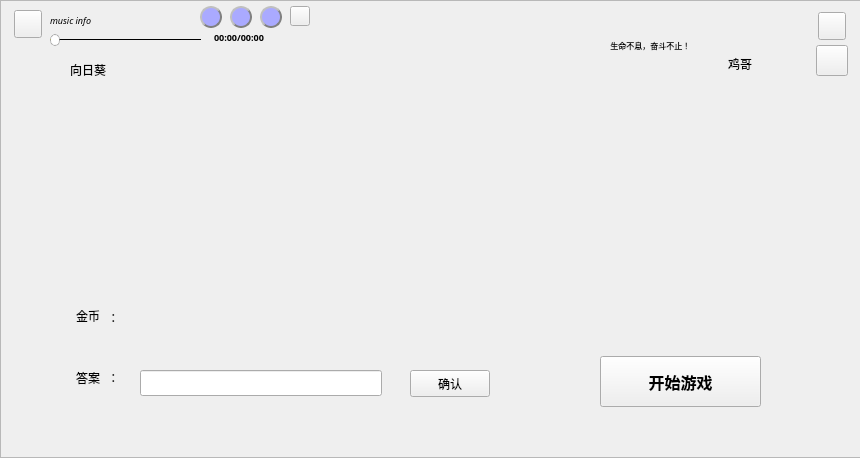
<?xml version="1.0" encoding="UTF-8"?>
<ui version="4.0">
 <class>MainWindow</class>
 <widget class="QMainWindow" name="MainWindow">
  <property name="enabled">
   <bool>true</bool>
  </property>
  <property name="geometry">
   <rect>
    <x>0</x>
    <y>0</y>
    <width>860</width>
    <height>458</height>
   </rect>
  </property>
  <property name="font">
   <font>
    <pointsize>9</pointsize>
    <weight>50</weight>
    <bold>false</bold>
   </font>
  </property>
  <property name="windowTitle">
   <string>24 点游戏（Designed by bin）</string>
  </property>
  <property name="autoFillBackground">
   <bool>true</bool>
  </property>
  <property name="inputMethodHints">
   <set>Qt::ImhLowercaseOnly</set>
  </property>
  <widget class="QWidget" name="centralWidget">
   <property name="enabled">
    <bool>true</bool>
   </property>
   <property name="mouseTracking">
    <bool>true</bool>
   </property>
   <property name="autoFillBackground">
    <bool>true</bool>
   </property>
   <widget class="QLabel" name="label1">
    <property name="geometry">
     <rect>
      <x>130</x>
      <y>310</y>
      <width>131</width>
      <height>19</height>
     </rect>
    </property>
    <property name="font">
     <font>
      <pointsize>10</pointsize>
      <weight>75</weight>
      <bold>true</bold>
      <underline>false</underline>
     </font>
    </property>
    <property name="frameShape">
     <enum>QFrame::NoFrame</enum>
    </property>
    <property name="frameShadow">
     <enum>QFrame::Raised</enum>
    </property>
    <property name="text">
     <string/>
    </property>
    <property name="textFormat">
     <enum>Qt::RichText</enum>
    </property>
   </widget>
   <widget class="QLabel" name="label2">
    <property name="geometry">
     <rect>
      <x>104</x>
      <y>310</y>
      <width>51</width>
      <height>16</height>
     </rect>
    </property>
    <property name="text">
     <string> ：</string>
    </property>
    <property name="openExternalLinks">
     <bool>false</bool>
    </property>
   </widget>
   <widget class="QLabel" name="label3">
    <property name="geometry">
     <rect>
      <x>76</x>
      <y>370</y>
      <width>45</width>
      <height>16</height>
     </rect>
    </property>
    <property name="font">
     <font>
      <family>华文隶书</family>
     </font>
    </property>
    <property name="text">
     <string>答案</string>
    </property>
   </widget>
   <widget class="QLabel" name="label_coin">
    <property name="geometry">
     <rect>
      <x>76</x>
      <y>300</y>
      <width>31</width>
      <height>31</height>
     </rect>
    </property>
    <property name="text">
     <string>金币</string>
    </property>
   </widget>
   <widget class="QLabel" name="num1">
    <property name="geometry">
     <rect>
      <x>200</x>
      <y>130</y>
      <width>81</width>
      <height>111</height>
     </rect>
    </property>
    <property name="styleSheet">
     <string notr="true">border-image: url(:/photo/poke_backgrand.png);</string>
    </property>
    <property name="text">
     <string/>
    </property>
   </widget>
   <widget class="QLabel" name="num2">
    <property name="geometry">
     <rect>
      <x>327</x>
      <y>130</y>
      <width>81</width>
      <height>111</height>
     </rect>
    </property>
    <property name="styleSheet">
     <string notr="true">border-image: url(:/photo/poke_backgrand.png);</string>
    </property>
    <property name="text">
     <string/>
    </property>
   </widget>
   <widget class="QLabel" name="num3">
    <property name="geometry">
     <rect>
      <x>455</x>
      <y>130</y>
      <width>81</width>
      <height>111</height>
     </rect>
    </property>
    <property name="styleSheet">
     <string notr="true">border-image: url(:/photo/poke_backgrand.png);</string>
    </property>
    <property name="text">
     <string/>
    </property>
   </widget>
   <widget class="QLabel" name="num4">
    <property name="geometry">
     <rect>
      <x>582</x>
      <y>130</y>
      <width>81</width>
      <height>111</height>
     </rect>
    </property>
    <property name="styleSheet">
     <string notr="true">border-image: url(:/photo/poke_backgrand.png);</string>
    </property>
    <property name="text">
     <string/>
    </property>
   </widget>
   <widget class="QLabel" name="label_rooster">
    <property name="geometry">
     <rect>
      <x>728</x>
      <y>28</y>
      <width>72</width>
      <height>72</height>
     </rect>
    </property>
    <property name="mouseTracking">
     <bool>true</bool>
    </property>
    <property name="contextMenuPolicy">
     <enum>Qt::PreventContextMenu</enum>
    </property>
    <property name="text">
     <string>鸡哥</string>
    </property>
   </widget>
   <widget class="QPushButton" name="but_set">
    <property name="geometry">
     <rect>
      <x>818</x>
      <y>12</y>
      <width>28</width>
      <height>28</height>
     </rect>
    </property>
    <property name="styleSheet">
     <string notr="true">border-image: url(:/photo/setting.png);</string>
    </property>
    <property name="text">
     <string/>
    </property>
   </widget>
   <widget class="QPushButton" name="but_music">
    <property name="geometry">
     <rect>
      <x>14</x>
      <y>10</y>
      <width>28</width>
      <height>28</height>
     </rect>
    </property>
    <property name="cursor">
     <cursorShape>PointingHandCursor</cursorShape>
    </property>
    <property name="styleSheet">
     <string notr="true">border-image: url(:/photo/music_close.png);</string>
    </property>
    <property name="text">
     <string/>
    </property>
   </widget>
   <widget class="QPushButton" name="but2">
    <property name="geometry">
     <rect>
      <x>410</x>
      <y>370</y>
      <width>80</width>
      <height>27</height>
     </rect>
    </property>
    <property name="font">
     <font>
      <family>华文隶书</family>
      <weight>50</weight>
      <italic>false</italic>
      <bold>false</bold>
      <underline>false</underline>
     </font>
    </property>
    <property name="mouseTracking">
     <bool>false</bool>
    </property>
    <property name="focusPolicy">
     <enum>Qt::StrongFocus</enum>
    </property>
    <property name="styleSheet">
     <string notr="true">border-image: url(:/photo/button_box.png);</string>
    </property>
    <property name="text">
     <string>确认</string>
    </property>
   </widget>
   <widget class="QLineEdit" name="lineEdit">
    <property name="geometry">
     <rect>
      <x>140</x>
      <y>370</y>
      <width>242</width>
      <height>26</height>
     </rect>
    </property>
    <property name="frame">
     <bool>true</bool>
    </property>
   </widget>
   <widget class="QLabel" name="label4">
    <property name="geometry">
     <rect>
      <x>125</x>
      <y>363</y>
      <width>271</width>
      <height>41</height>
     </rect>
    </property>
    <property name="styleSheet">
     <string notr="true">border-image: url(:/photo/input_box.png);</string>
    </property>
    <property name="text">
     <string/>
    </property>
   </widget>
   <widget class="QLabel" name="label0">
    <property name="geometry">
     <rect>
      <x>104</x>
      <y>370</y>
      <width>51</width>
      <height>16</height>
     </rect>
    </property>
    <property name="text">
     <string> ：</string>
    </property>
    <property name="openExternalLinks">
     <bool>false</bool>
    </property>
   </widget>
   <widget class="QPushButton" name="but1">
    <property name="geometry">
     <rect>
      <x>600</x>
      <y>356</y>
      <width>161</width>
      <height>51</height>
     </rect>
    </property>
    <property name="font">
     <font>
      <family>华文隶书</family>
      <pointsize>12</pointsize>
      <weight>75</weight>
      <bold>true</bold>
     </font>
    </property>
    <property name="styleSheet">
     <string notr="true">border-image: url(:/photo/button.png);</string>
    </property>
    <property name="text">
     <string>开始游戏</string>
    </property>
   </widget>
   <widget class="QPushButton" name="but_help">
    <property name="geometry">
     <rect>
      <x>816</x>
      <y>45</y>
      <width>32</width>
      <height>31</height>
     </rect>
    </property>
    <property name="cursor">
     <cursorShape>PointingHandCursor</cursorShape>
    </property>
    <property name="styleSheet">
     <string notr="true">
border-image: url(:/photo/help.png);</string>
    </property>
    <property name="text">
     <string/>
    </property>
   </widget>
   <widget class="QLabel" name="label_flower">
    <property name="geometry">
     <rect>
      <x>70</x>
      <y>44</y>
      <width>72</width>
      <height>51</height>
     </rect>
    </property>
    <property name="text">
     <string>向日葵</string>
    </property>
   </widget>
   <widget class="QSlider" name="slider_music">
    <property name="geometry">
     <rect>
      <x>50</x>
      <y>32</y>
      <width>151</width>
      <height>16</height>
     </rect>
    </property>
    <property name="cursor">
     <cursorShape>PointingHandCursor</cursorShape>
    </property>
    <property name="contextMenuPolicy">
     <enum>Qt::DefaultContextMenu</enum>
    </property>
    <property name="styleSheet">
     <string notr="true">QSlider::groove:horizontal {
  border: 0px solid #bbb;
}
 
QSlider::sub-page:horizontal {
  background: rgb(255,255,0);
  border-radius: 0px;
  margin-top: 8px;
  margin-bottom: 9px;
}
 
QSlider::add-page:horizontal {
  background: rgb(0,0,0);
  border: 0px solid #777; 
  border-radius: 2px; 
  margin-top: 8px; 
  margin-bottom: 9px; 
}
 
QSlider::handle:horizontal { 
  background: rgb(255,255,255); 
  border: 1px solid rgba(102,102,102,102); 
  width: 8px; 
  height: 8px; 
  border-radius: 5px; 
  margin-top: 2px; 
  margin-bottom: 2px; 
}
 
QSlider::handle:horizontal:hover { 
  background: rgb(255,255,0); 
  border: 1px solid rgba(102,102,102,102); 
  border-radius: 5px; 
}
 
QSlider::sub-page:horizontal:disabled { 
  background: #bbb; 
  border-color: #999; 
}
 
QSlider::add-page:horizontal:disabled { 
  background: #eee; 
  border-color: #999; 
}
 
QSlider::handle:horizontal:disabled { 
  background: #eee; 
  border: 1px solid #aaa; 
  border-radius: 4px; 
}</string>
    </property>
    <property name="value">
     <number>0</number>
    </property>
    <property name="orientation">
     <enum>Qt::Horizontal</enum>
    </property>
   </widget>
   <widget class="QLabel" name="label_music_name">
    <property name="geometry">
     <rect>
      <x>50</x>
      <y>12</y>
      <width>141</width>
      <height>16</height>
     </rect>
    </property>
    <property name="font">
     <font>
      <family>微软雅黑</family>
      <pointsize>7</pointsize>
      <weight>50</weight>
      <italic>true</italic>
      <bold>false</bold>
     </font>
    </property>
    <property name="text">
     <string>music info</string>
    </property>
   </widget>
   <widget class="QLabel" name="label_music_time">
    <property name="geometry">
     <rect>
      <x>214</x>
      <y>26</y>
      <width>101</width>
      <height>22</height>
     </rect>
    </property>
    <property name="font">
     <font>
      <family>微软雅黑</family>
      <pointsize>7</pointsize>
      <weight>75</weight>
      <bold>true</bold>
     </font>
    </property>
    <property name="text">
     <string>00:00/00:00</string>
    </property>
   </widget>
   <widget class="QPushButton" name="but_last">
    <property name="geometry">
     <rect>
      <x>200</x>
      <y>6</y>
      <width>22</width>
      <height>22</height>
     </rect>
    </property>
    <property name="cursor">
     <cursorShape>PointingHandCursor</cursorShape>
    </property>
    <property name="styleSheet">
     <string notr="true">QPushButton{
background-color: rgb(170,170,255);
border-image: url(:/photo/music_last.png);
color:white;
border-radius:11px;
border:2px groove gray;
border-style:outset;
}</string>
    </property>
    <property name="text">
     <string/>
    </property>
   </widget>
   <widget class="QPushButton" name="but_play">
    <property name="geometry">
     <rect>
      <x>230</x>
      <y>6</y>
      <width>22</width>
      <height>22</height>
     </rect>
    </property>
    <property name="cursor">
     <cursorShape>PointingHandCursor</cursorShape>
    </property>
    <property name="styleSheet">
     <string notr="true">QPushButton{
border-image: url(:/photo/music_pause_white.png);
background-color:rgb(170,170,255);
color:white;
border-radius:11px;
border:2px groove gray;
border-style:outset;
}</string>
    </property>
    <property name="text">
     <string/>
    </property>
   </widget>
   <widget class="QPushButton" name="but_next">
    <property name="geometry">
     <rect>
      <x>260</x>
      <y>6</y>
      <width>22</width>
      <height>22</height>
     </rect>
    </property>
    <property name="cursor">
     <cursorShape>PointingHandCursor</cursorShape>
    </property>
    <property name="styleSheet">
     <string notr="true">QPushButton{
background-color: rgb(170,170,255);
border-image: url(:/photo/music_next.png);
color:white;
border-radius:11px;
border:2px groove gray;
border-style:outset;
}
</string>
    </property>
   </widget>
   <widget class="QPushButton" name="but_file">
    <property name="geometry">
     <rect>
      <x>290</x>
      <y>6</y>
      <width>20</width>
      <height>20</height>
     </rect>
    </property>
    <property name="cursor">
     <cursorShape>PointingHandCursor</cursorShape>
    </property>
    <property name="mouseTracking">
     <bool>true</bool>
    </property>
    <property name="tabletTracking">
     <bool>true</bool>
    </property>
    <property name="toolTip">
     <string/>
    </property>
    <property name="styleSheet">
     <string notr="true">border-image: url(:/photo/music_file.png);</string>
    </property>
   </widget>
   <widget class="QLabel" name="label_text">
    <property name="geometry">
     <rect>
      <x>600</x>
      <y>30</y>
      <width>121</width>
      <height>31</height>
     </rect>
    </property>
    <property name="font">
     <font>
      <family>华文隶书</family>
      <pointsize>6</pointsize>
      <weight>50</weight>
      <bold>false</bold>
     </font>
    </property>
    <property name="styleSheet">
     <string notr="true">border-image: url(:/photo/dialog_box.png);</string>
    </property>
    <property name="text">
     <string>     生命不息，奋斗不止！</string>
    </property>
   </widget>
   <widget class="QFrame" name="frame">
    <property name="geometry">
     <rect>
      <x>0</x>
      <y>0</y>
      <width>861</width>
      <height>458</height>
     </rect>
    </property>
    <property name="styleSheet">
     <string notr="true">border-image: url(:/photo/456.jpg);</string>
    </property>
    <property name="frameShape">
     <enum>QFrame::StyledPanel</enum>
    </property>
    <property name="frameShadow">
     <enum>QFrame::Raised</enum>
    </property>
   </widget>
   <zorder>frame</zorder>
   <zorder>label4</zorder>
   <zorder>label1</zorder>
   <zorder>label2</zorder>
   <zorder>label3</zorder>
   <zorder>label_coin</zorder>
   <zorder>num1</zorder>
   <zorder>num2</zorder>
   <zorder>num3</zorder>
   <zorder>num4</zorder>
   <zorder>label_rooster</zorder>
   <zorder>but_set</zorder>
   <zorder>but_music</zorder>
   <zorder>but2</zorder>
   <zorder>lineEdit</zorder>
   <zorder>label0</zorder>
   <zorder>but1</zorder>
   <zorder>but_help</zorder>
   <zorder>label_flower</zorder>
   <zorder>slider_music</zorder>
   <zorder>label_music_name</zorder>
   <zorder>label_music_time</zorder>
   <zorder>but_last</zorder>
   <zorder>but_play</zorder>
   <zorder>but_next</zorder>
   <zorder>but_file</zorder>
   <zorder>label_text</zorder>
  </widget>
  <widget class="QMenuBar" name="menuBar">
   <property name="geometry">
    <rect>
     <x>0</x>
     <y>0</y>
     <width>860</width>
     <height>25</height>
    </rect>
   </property>
   <property name="defaultUp">
    <bool>false</bool>
   </property>
   <property name="nativeMenuBar">
    <bool>true</bool>
   </property>
  </widget>
 </widget>
 <layoutdefault spacing="6" margin="11"/>
 <resources/>
 <connections/>
</ui>
